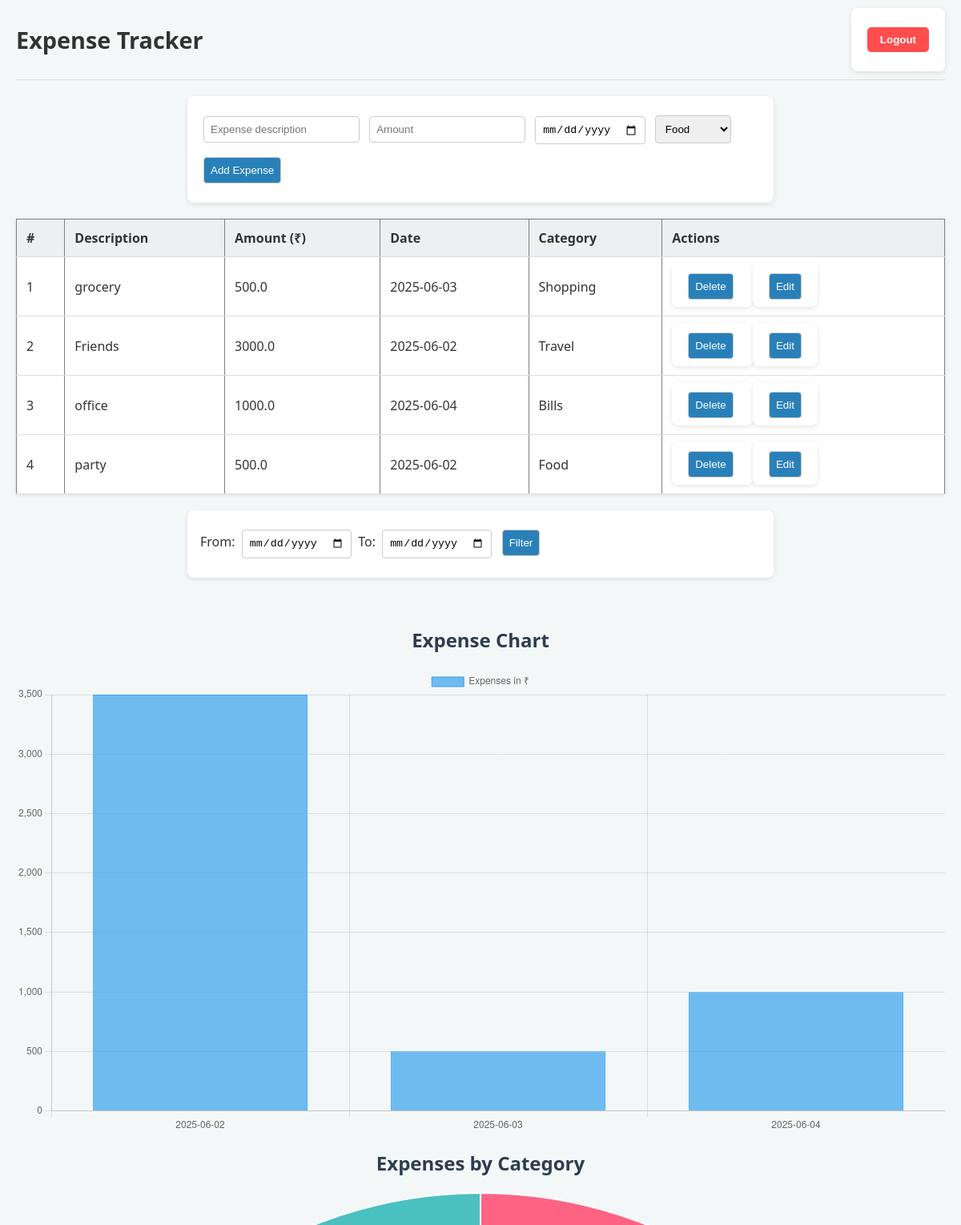
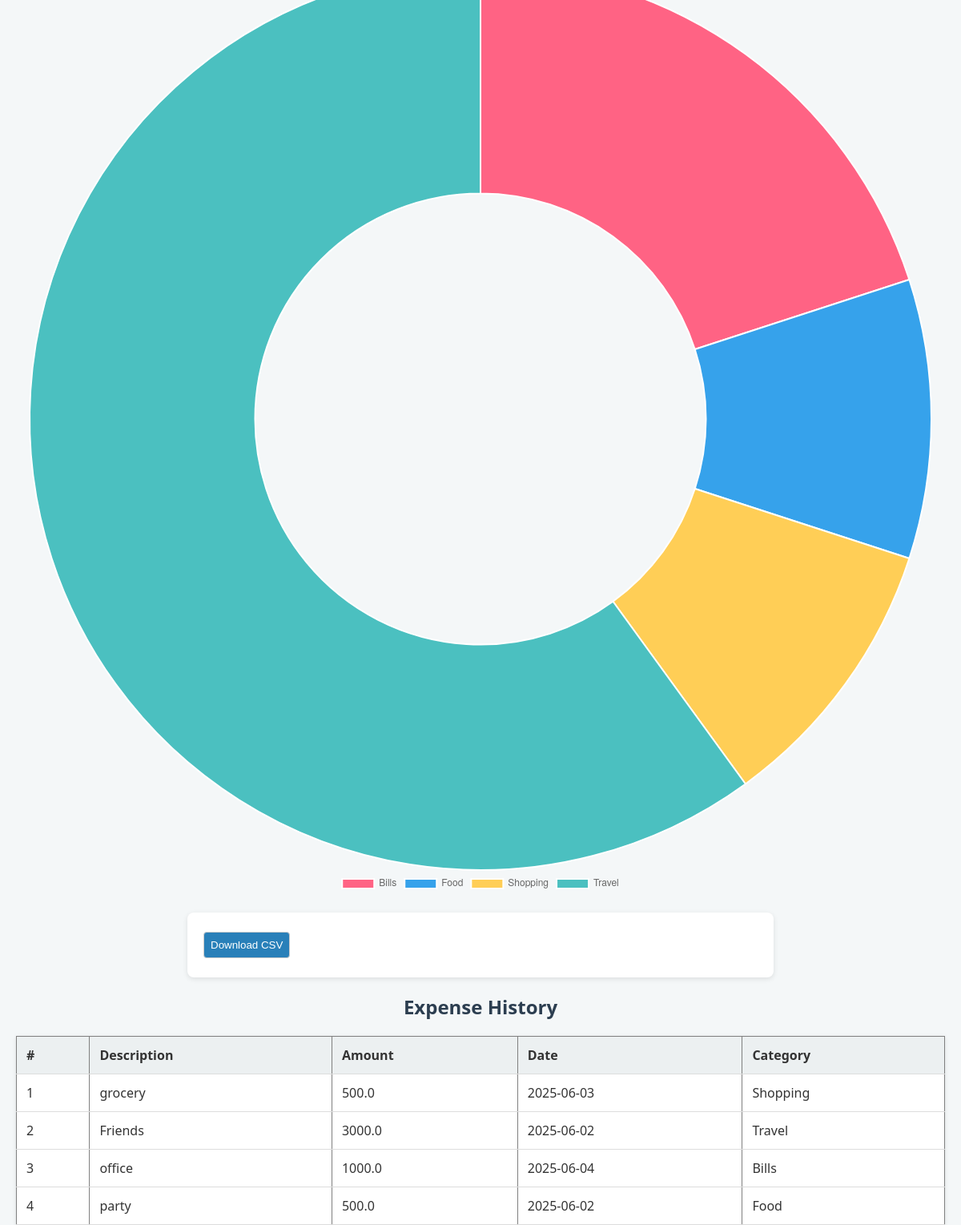
The page / (signed in) on the database its author committed (2 pictures, top to bottom).
### tables this page shows
CREATE TABLE expenses (
            id INTEGER PRIMARY KEY AUTOINCREMENT,
            description TEXT NOT NULL,
            amount REAL NOT NULL,
            date TEXT NOT NULL
        , category TEXT DEFAULT "Others");

### app.py (the view)
@app.route('/')
def home():
    if 'user_id' not in session:
        return redirect(url_for('login'))
    conn = sqlite3.connect('expenses.db')
    cursor = conn.cursor()
    start_date = request.args.get('start_date')
    end_date = request.args.get('end_date')
    if start_date and end_date:
        cursor.execute('SELECT * FROM expenses WHERE date BETWEEN ? AND ?', (start_date, end_date))
        expenses = cursor.fetchall()
        cursor.execute('SELECT date, SUM(amount) FROM expenses WHERE date BETWEEN ? AND ? GROUP BY date ORDER BY date',
                       (start_date, end_date))
        chart_data = cursor.fetchall()
        cursor.execute('SELECT category, SUM(amount) FROM expenses WHERE date BETWEEN ? AND ? GROUP BY category',
                       (start_date, end_date))
        category_data = cursor.fetchall()
    else:
        cursor.execute('SELECT * FROM expenses')
        expenses = cursor.fetchall()
        cursor.execute('SELECT date, SUM(amount) FROM expenses GROUP BY date ORDER BY date')
        chart_data = cursor.fetchall()
        cursor.execute('SELECT category, SUM(amount) FROM expenses GROUP BY category')
        category_data = cursor.fetchall()
    labels = [row[0] for row in chart_data]
    values = [row[1] for row in chart_data]
    cat_labels = [row[0] for row in category_data]
    cat_values = [row[1] for row in category_data]
    conn.close()
    return render_template('home.html',
                           expenses=expenses,
                           labels=labels,
                           values=values,
                           cat_labels=cat_labels,
                           cat_values=cat_values)

### templates/home.html (shortened to what this page needs)
<!DOCTYPE html>
<html>
<head>
    <link rel="stylesheet" href="{{ url_for('static', filename='style.css') }}">
</head>
<body>
   <div style="display: flex; justify-content: space-between; align-items: center; padding: 10px 0; border-bottom: 1px solid #ddd;">
  <h1 style="margin: 0; font-size: 1.8rem; color: #333;">Expense Tracker</h1>
  {% if 'user_id' in session %}
  <form action="{{ url_for('logout') }}" method="post" style="margin: 0;">
    <button type="submit"
            style="padding: 8px 16px; background-color: #ff4d4d; color: white; border: none; border-radius: 5px; cursor: pointer; font-weight: 600; transition: background-color 0.3s ease;">
      Logout
    </button>
  </form>
  {% endif %}
</div>
<form method="POST" action="/add">
    <input type="text" name="description" placeholder="Expense description" required>
    <input type="number" step="0.01" name="amount" placeholder="Amount" required>
    <input type="date" name="date" required>
    <select name="category" required>
        <option value="Food">Food</option>
    </select>
    <button type="submit">Add Expense</button>
</form>
    <table border="1" cellpadding="8" cellspacing="0">
        <thead>
            <tr>
                <th>#</th>
                <th>Description</th>
                <th>Amount (₹)</th>
                <th>Date</th>
                <th>Category</th>
                <th>Actions</th>
            </tr>
        </thead>
        <tbody>
            {% for expense in expenses %}
            <tr>
                <td>{{ loop.index }}</td>
                <td>{{ expense[1] }}</td>
                <td>{{ expense[2] }}</td>
                <td>{{ expense[3] }}</td>
                <td>{{ expense[4] }}</td>
                <td>
                    <form method="POST" action="/delete/{{ expense[0] }}" style="display:inline;">
                        <button type="submit">Delete</button>
                    </form>
                    <form method="GET" action="/edit/{{ expense[0] }}" style="display:inline;">
                        <button type="submit">Edit</button>
                    </form>
                </td>
            </tr>
            {% endfor %}
        </tbody>
</table>
    <form method="GET" action="/">
    <label for="start_date">From:</label>
    <input type="date" name="start_date" required>
    <label for="end_date">To:</label>
    <input type="date" name="end_date" required>
    <button type="submit">Filter</button>
</form>
<br>
    {% if labels is defined and values is defined %}
    <h2>Expense Chart</h2>
    <canvas id="expenseChart" width="400" height="200"></canvas>
    <script>
        const chartLabels = {{ labels | tojson | safe }};
        const chartValues = {{ values | tojson | safe }};
        const ctx = document.getElementById('expenseChart').getContext('2d');
        const expenseChart = new Chart(ctx, {
            type: 'bar',
            data: {
                labels: chartLabels,
                datasets: [{
                    label: 'Expenses in ₹',
                    data: chartValues,
                    backgroundColor: 'rgba(54, 162, 235, 0.7)',
                    borderColor: 'rgba(54, 162, 235, 1)',
                    borderWidth: 1
                }]
            },
            options: {
                scales: {
                    y: { beginAtZero: true }
                }
            }
        });
    </script>
    {% endif %}
<h2>Expenses by Category</h2>
<canvas id="categoryChart" width="400" height="200"></canvas>
<script>
    const catLabels = {{ cat_labels | tojson | safe }};
    const catValues = {{ cat_values | tojson | safe }};
    const catCtx = document.getElementById('categoryChart').getContext('2d');
    const categoryChart = new Chart(catCtx, {
        type: 'doughnut', // You can use 'pie' too
        data: {
            labels: catLabels,
            datasets: [{
                label: 'Category Expenses',
                data: catValues,
                backgroundColor: [
                    '#FF6384', '#36A2EB', '#FFCE56', '#4BC0C0', '#9966FF'
                ]
            }]
        },
        options: {
            responsive: true,
            plugins: {
                legend: { position: 'bottom' }
            }
        }
    });
</script>
<form method="GET" action="/export">
    <button type="submit">Download CSV</button>
</form>
    <h2>Expense History</h2>
    <table border="1" cellpadding="10" cellspacing="0">
        <thead>
            <tr>
                <th>#</th>
                <th>Description</th>
                <th>Amount</th>
                <th>Date</th>
                <th>Category</th>
            </tr>
        </thead>
        <tbody>
            {% for expense in expenses %}
            <tr>
                <td>{{ loop.index }}</td>
                <td>{{ expense[1] }}</td>
                <td>{{ expense[2] }}</td>
                <td>{{ expense[3] }}</td>
                <td>{{ expense[4] }}</td>
            </tr>
            {% endfor %}
        </tbody>
    </table>
</body>
</html>

### static/style.css (style rules this page uses)
body { font-family: 'Segoe UI', Tahoma, Geneva, Verdana, sans-serif; background-color: #f4f7f8; margin: 0; padding: 0 20px; color: #333; }
h1, h2 { text-align: center; color: #2c3e50; }
form { background-color: white; padding: 16px; margin: 20px auto; border-radius: 8px; box-shadow: 0 2px 6px rgba(0, 0, 0, 0.1); max-width: 700px; }
input, select, button { padding: 8px; margin: 8px 4px; border-radius: 4px; border: 1px solid #ccc; }
button { background-color: #2980b9; color: white; cursor: pointer; }
table { border-collapse: collapse; width: 100%; background-color: white; margin-top: 20px; box-shadow: 0 1px 5px rgba(0, 0, 0, 0.1); }
th, td { text-align: left; padding: 12px; border-bottom: 1px solid #ddd; }
th { background-color: #ecf0f1; }

### rows shown on the page
expenses: description "grocery", amount "500.0", date "2025-06-03", category "Shopping"
expenses: description "Friends", amount "3000.0", date "2025-06-02", category "Travel"
expenses: description "office", amount "1000.0", date "2025-06-04", category "Bills"
expenses: description "party", amount "500.0", date "2025-06-02", category "Food"

### other values the page prints
chart data {{ labels | tojson | safe }} ["2025-06-02", "2025-06-03", "2025-06-04"]
chart data {{ values | tojson | safe }} [3500.0, 500.0, 1000.0]
chart data {{ cat_labels | tojson | safe }} ["Bills", "Food", "Shopping", "Travel"]
chart data {{ cat_values | tojson | safe }} [1000.0, 500.0, 500.0, 3000.0]
